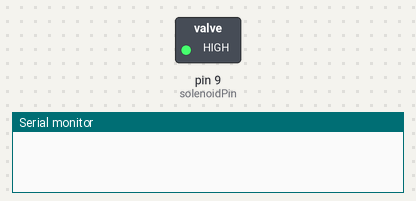
This sketch was run on a simulated Arduino Uno, built with avr-gcc and run on an emulated ATmega328P. Shown: switched loads named in the sketch (green lamp = pin HIGH), the last lines printed to the serial monitor. Random numbers use the default seed unless the sketch sets one.

Above: at 0.1 s.
At 37.8 s:
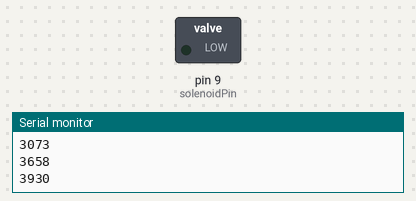
Timing chart, 0 to 40.0 s (numbered marks = the images above):
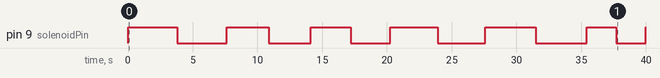

Measured:
- by itself, pin 9 (solenoidPin): LOW → HIGH at 0.00 s, → LOW 3.8 s later, → HIGH 3.8 s later, → LOW 3.2 s later, … (13 changes in this stretch)

The sketch:

final.code.solenoid.s.ino
```cpp
int solenoidPin = 9;

void setup()
{
  pinMode(solenoidPin, OUTPUT);
  Serial.begin(9600);
}

void loop()
{
  int randTime = random(2000, 5000);

  digitalWrite(solenoidPin, HIGH);
  delay(randTime);
  digitalWrite(solenoidPin, LOW);
  delay(randTime);

  Serial.println(randTime);
}
```
